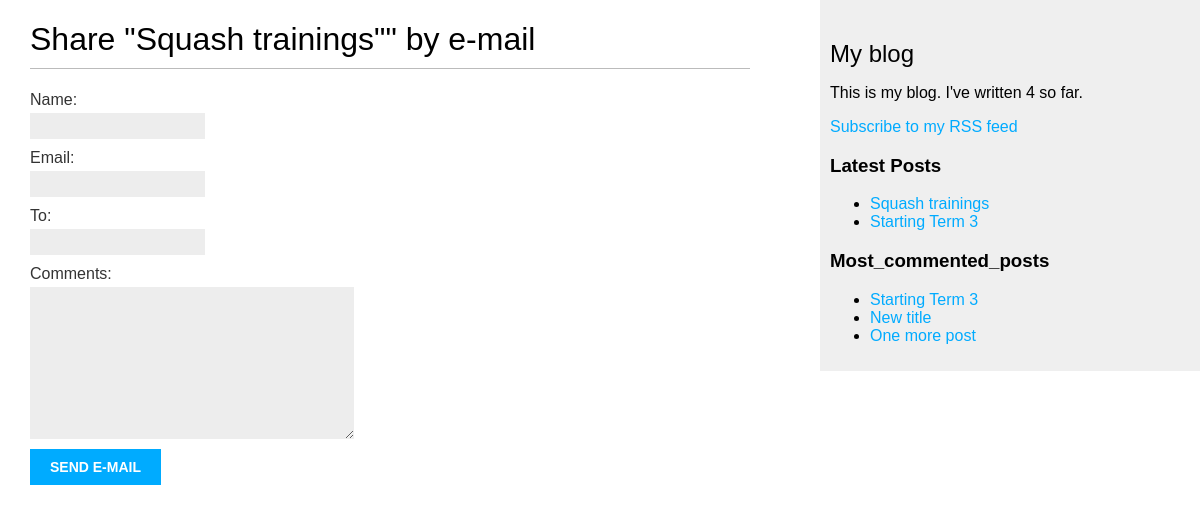
Before: /blog/5/share with the older database file.
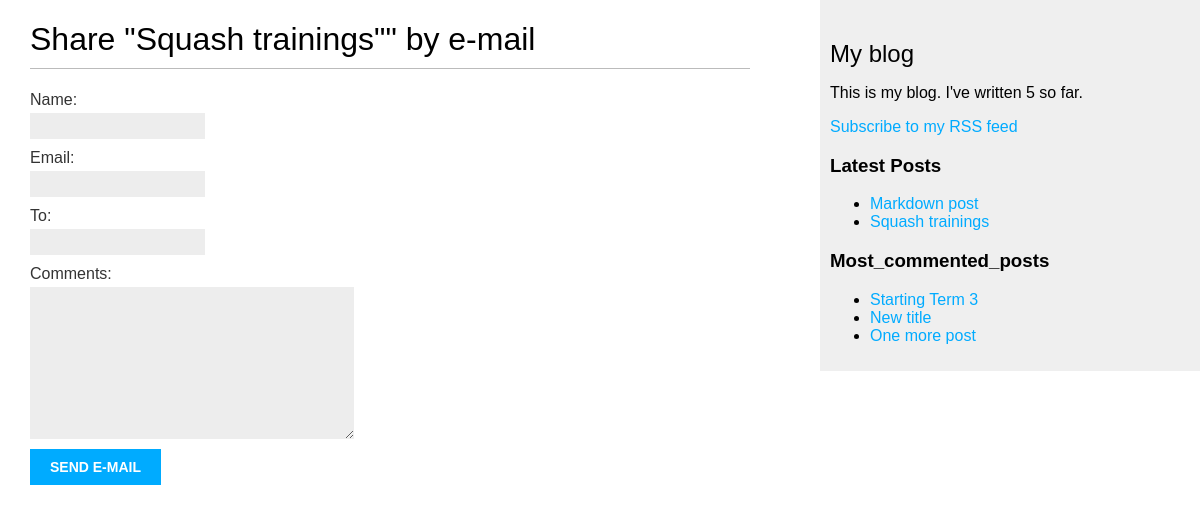
After: the same page with the newer database file.
### blog/models.py (models this page shows, shortened)
class Post(models.Model):
    STATUS_CHOICES = (
        ('draft', 'Draft'),
        ('published', 'Published')
    )
    title = models.CharField(max_length=250)
    slug = models.SlugField(max_length=250, unique_for_date='publish')
    author = models.ForeignKey(User, on_delete=models.CASCADE, related_name='blog_posts')
    body = models.TextField()
    publish = models.DateTimeField(default=timezone.now)
    created = models.DateTimeField(auto_now_add=True)
    updated = models.DateTimeField(auto_now=True)
    status = models.CharField(max_length=10, choices=STATUS_CHOICES, default='draft')
    objects = models.Manager()  # default manager
    published = PublishedManager()  # custom manager
    tags = TaggableManager() # Taggagle Manager allows the addition/removal/retreival of tags
    class Meta:
        ordering = ('-publish',)
    def get_absolute_url(self):
        return reverse('blog:post_detail',
                       args=[
                           self.publish.year,
                           self.publish.month,
                           self.publish.day,
                           self.slug
                       ])

### blog/views.py (the view)
# urls.py: path('<int:post_id>/share',views.post_share,name='post_share'),
def post_share(request, post_id):
    post = get_object_or_404(Post, id=post_id, status="published")
    sent_mail = False
    if request.method == "POST":
        form = EmailPostForm(request.POST)
        if form.is_valid():
            cd = form.cleaned_data() # dictionary object with valid data from a user (not necessarily the author)
            post_url = request.build_absolute_url(post.get_absolute_url()) # getting the post detail url
            email_subject = f'{cd.name} recommends you read {post.title} at {post_url}'
            email_message = f'Read {post.title} at {post.url}\n\n {cd.name}\'s comments {cd.comments}.'
            send_mail(email_subject,email_message,'sarang.nirwan@gmail.com',cd.to)
            sent_mail = True
    else:
        form = EmailPostForm()
    return render(request, 'blog/post/share.html',{'post':post,'form':form,'sent':sent_mail})

### blog/forms.py
class EmailPostForm(forms.Form):
    name = forms.CharField(max_length=25) # html equivalent of <input type="text"></input>
    email = forms.EmailField()
    to = forms.EmailField()
    comments = forms.CharField(required=False,widget=forms.Textarea)

### blog/models.py (called while the page is built)
    def get_queryset(self):
        return super(PublishedManager, self).get_queryset() \
            .filter(status='published')

### blog/templatetags/blog_tags.py (called while the page is built)
@register.simple_tag(name='total_posts')
def total_posts():
    return Post.published.count()

@register.inclusion_tag('blog/post/latest_posts.html')
def show_latest_posts(count=5):
    latest_posts = Post.published.order_by('-publish')[:count]
    return {'latest_posts':latest_posts}

@register.simple_tag
def get_most_commented_posts(count = 5):
    return Post.published.annotate(total_comments = Count('comments')).order_by('-total_comments')[:count]

### blog/templates/blog/post/share.html (shortened to what this page needs)
{% extends "blog/base.html" %}
{% block content %}
{% if sent %}
<h1>E-mail successfully sent</h1>
<p>
    "{{post.title}}" was successfully sent to {{form.cleaned_data.to}}.
</p>
{% else %}
<h1>
    Share "{{post.title}}"" by e-mail
</h1>
<form method="post">
    {{form.as_p}}
    <input type="submit" value="Send e-mail">
</form>
{% endif %}
{% endblock %}

### blog/templates/blog/base.html (shortened to what this page needs)
{% load static %}
{% load blog_tags %}
<!DOCTYPE html>
<head>
    <link href="{% static "css\blog.css" %}" rel="stylesheet">
</head>
<body>
    <div id="content">
        {% block content %}
        {% endblock %}
    </div>
    <div id="sidebar">
        <h2>My blog</h2>
        <p>This is my blog. I've written {% total_posts %} so far.</p>
        <p>
            <a href="{% url "blog:post_feed" %}">Subscribe to my RSS feed</a>
        </p>
        <h3>Latest Posts</h3>
        {% show_latest_posts 2 %}
        <h3>Most_commented_posts</h3>
        {% get_most_commented_posts 3 as most_commented %}
        <ul>
            {% for post in most_commented %}
            <li>
                <a href="{{post.get_absolute_url}}">{{post.title}}</a>
            </li>
            {% endfor %}
        </ul>
    </div>
</body>
</html>

### blog/templates/blog/post/latest_posts.html
<ul>
    {% for post in latest_posts %}
    <li>
        <a href="{{ post.get_absolute_url }}">{{ post.title }}</a>
    </li>
    {% endfor %}
</ul>

Changed rows visible on the page:
no longer on one of the page's lists (row unchanged): Post: title "Starting Term 3"
added Post: title "Markdown post", shown under "Latest Posts"
Other visible differences:
text no longer shown: "4"
text now shown: "5"
